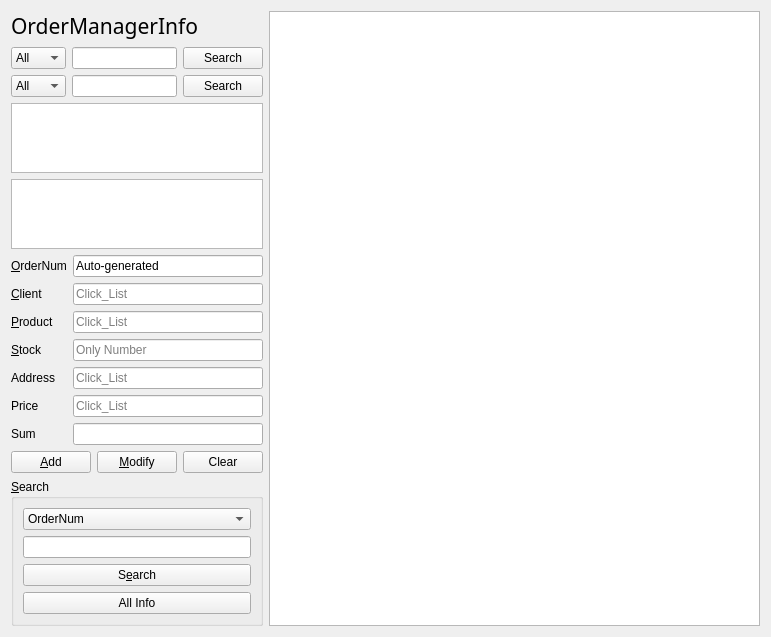
<?xml version="1.0" encoding="UTF-8"?>
<ui version="4.0">
 <class>OrderManagerForm</class>
 <widget class="QWidget" name="OrderManagerForm">
  <property name="geometry">
   <rect>
    <x>0</x>
    <y>0</y>
    <width>771</width>
    <height>610</height>
   </rect>
  </property>
  <property name="windowTitle">
   <string>Client Info</string>
  </property>
  <layout class="QHBoxLayout" name="horizontalLayout_6">
   <item>
    <layout class="QHBoxLayout" name="horizontalLayout_5" stretch="3,7">
     <item>
      <layout class="QVBoxLayout" name="verticalLayout_5">
       <item>
        <layout class="QHBoxLayout" name="horizontalLayout_3">
         <item>
          <widget class="QLabel" name="orderInfoLabel">
           <property name="font">
            <font>
             <family>휴먼매직체</family>
             <pointsize>16</pointsize>
            </font>
           </property>
           <property name="text">
            <string>OrderManagerInfo</string>
           </property>
          </widget>
         </item>
        </layout>
       </item>
       <item>
        <layout class="QVBoxLayout" name="verticalLayout_4">
         <item>
          <layout class="QHBoxLayout" name="horizontalLayout">
           <item>
            <widget class="QComboBox" name="clientComboBox">
             <property name="minimumSize">
              <size>
               <width>55</width>
               <height>0</height>
              </size>
             </property>
             <property name="maximumSize">
              <size>
               <width>55</width>
               <height>16777215</height>
              </size>
             </property>
             <item>
              <property name="text">
               <string>All</string>
              </property>
             </item>
             <item>
              <property name="text">
               <string>ClientID</string>
              </property>
             </item>
             <item>
              <property name="text">
               <string>Name</string>
              </property>
             </item>
             <item>
              <property name="text">
               <string>Address</string>
              </property>
             </item>
            </widget>
           </item>
           <item>
            <widget class="QLineEdit" name="clientLineEdit"/>
           </item>
           <item>
            <widget class="QPushButton" name="clientButton">
             <property name="maximumSize">
              <size>
               <width>130</width>
               <height>16777215</height>
              </size>
             </property>
             <property name="text">
              <string>Search</string>
             </property>
            </widget>
           </item>
          </layout>
         </item>
         <item>
          <layout class="QHBoxLayout" name="horizontalLayout_4">
           <item>
            <widget class="QComboBox" name="productComboBox">
             <property name="minimumSize">
              <size>
               <width>55</width>
               <height>0</height>
              </size>
             </property>
             <property name="maximumSize">
              <size>
               <width>55</width>
               <height>16777215</height>
              </size>
             </property>
             <item>
              <property name="text">
               <string>All</string>
              </property>
             </item>
             <item>
              <property name="text">
               <string>ProductID</string>
              </property>
             </item>
             <item>
              <property name="text">
               <string>Name</string>
              </property>
             </item>
            </widget>
           </item>
           <item>
            <widget class="QLineEdit" name="productLineEdit"/>
           </item>
           <item>
            <widget class="QPushButton" name="productButton">
             <property name="maximumSize">
              <size>
               <width>130</width>
               <height>16777215</height>
              </size>
             </property>
             <property name="text">
              <string>Search</string>
             </property>
            </widget>
           </item>
          </layout>
         </item>
        </layout>
       </item>
       <item>
        <layout class="QVBoxLayout" name="verticalLayout_3">
         <item>
          <widget class="QTreeView" name="clientTreeView">
           <property name="editTriggers">
            <set>QAbstractItemView::NoEditTriggers</set>
           </property>
           <property name="rootIsDecorated">
            <bool>false</bool>
           </property>
           <attribute name="headerVisible">
            <bool>true</bool>
           </attribute>
          </widget>
         </item>
         <item>
          <widget class="QTreeView" name="productTreeView">
           <property name="editTriggers">
            <set>QAbstractItemView::NoEditTriggers</set>
           </property>
           <property name="rootIsDecorated">
            <bool>false</bool>
           </property>
           <attribute name="headerVisible">
            <bool>true</bool>
           </attribute>
          </widget>
         </item>
        </layout>
       </item>
       <item>
        <layout class="QFormLayout" name="OrderformLayout">
         <item row="1" column="0">
          <widget class="QLabel" name="idLabel">
           <property name="text">
            <string>&amp;OrderNum</string>
           </property>
           <property name="buddy">
            <cstring>idLineEdit</cstring>
           </property>
          </widget>
         </item>
         <item row="1" column="1">
          <widget class="QLineEdit" name="idLineEdit">
           <property name="text">
            <string>Auto-generated</string>
           </property>
           <property name="readOnly">
            <bool>true</bool>
           </property>
           <property name="placeholderText">
            <string/>
           </property>
          </widget>
         </item>
         <item row="2" column="0">
          <widget class="QLabel" name="cIdLabel">
           <property name="text">
            <string>&amp;Client</string>
           </property>
           <property name="buddy">
            <cstring>clientLineEdit</cstring>
           </property>
          </widget>
         </item>
         <item row="2" column="1">
          <widget class="QLineEdit" name="cIdLineEdit">
           <property name="readOnly">
            <bool>true</bool>
           </property>
           <property name="placeholderText">
            <string>Click_List</string>
           </property>
          </widget>
         </item>
         <item row="4" column="0">
          <widget class="QLabel" name="pIdLabel">
           <property name="text">
            <string>&amp;Product</string>
           </property>
           <property name="buddy">
            <cstring>productLineEdit</cstring>
           </property>
          </widget>
         </item>
         <item row="4" column="1">
          <widget class="QLineEdit" name="pIdLineEdit">
           <property name="text">
            <string/>
           </property>
           <property name="readOnly">
            <bool>true</bool>
           </property>
           <property name="placeholderText">
            <string>Click_List</string>
           </property>
          </widget>
         </item>
         <item row="5" column="0">
          <widget class="QLabel" name="stockLabel">
           <property name="text">
            <string>&amp;Stock</string>
           </property>
           <property name="buddy">
            <cstring>stockLineEdit</cstring>
           </property>
          </widget>
         </item>
         <item row="5" column="1">
          <widget class="QLineEdit" name="stockLineEdit">
           <property name="inputMask">
            <string/>
           </property>
           <property name="cursorPosition">
            <number>0</number>
           </property>
           <property name="placeholderText">
            <string>Only Number</string>
           </property>
          </widget>
         </item>
         <item row="6" column="0">
          <widget class="QLabel" name="addressLabel">
           <property name="text">
            <string>Address</string>
           </property>
          </widget>
         </item>
         <item row="6" column="1">
          <widget class="QLineEdit" name="addressLineEdit">
           <property name="readOnly">
            <bool>true</bool>
           </property>
           <property name="placeholderText">
            <string>Click_List</string>
           </property>
          </widget>
         </item>
         <item row="7" column="0">
          <widget class="QLabel" name="priceLabel">
           <property name="text">
            <string>Price</string>
           </property>
          </widget>
         </item>
         <item row="7" column="1">
          <widget class="QLineEdit" name="priceLineEdit">
           <property name="readOnly">
            <bool>true</bool>
           </property>
           <property name="placeholderText">
            <string>Click_List</string>
           </property>
          </widget>
         </item>
         <item row="8" column="0">
          <widget class="QLabel" name="sumLabel">
           <property name="text">
            <string>Sum</string>
           </property>
          </widget>
         </item>
         <item row="8" column="1">
          <widget class="QLineEdit" name="sumLineEdit">
           <property name="readOnly">
            <bool>true</bool>
           </property>
          </widget>
         </item>
         <item row="11" column="0" colspan="2">
          <layout class="QHBoxLayout" name="horizontalLayout_2">
           <item>
            <widget class="QPushButton" name="addPushButton">
             <property name="text">
              <string>&amp;Add</string>
             </property>
            </widget>
           </item>
           <item>
            <widget class="QPushButton" name="modifyPushButton">
             <property name="text">
              <string>&amp;Modify</string>
             </property>
            </widget>
           </item>
           <item>
            <widget class="QPushButton" name="clearButton">
             <property name="text">
              <string>Clear</string>
             </property>
            </widget>
           </item>
          </layout>
         </item>
        </layout>
       </item>
       <item>
        <widget class="QGroupBox" name="groupBox">
         <property name="title">
          <string>&amp;Search</string>
         </property>
         <layout class="QVBoxLayout" name="verticalLayout">
          <item>
           <layout class="QVBoxLayout" name="verticalLayout_2">
            <item>
             <widget class="QComboBox" name="searchComboBox">
              <item>
               <property name="text">
                <string>OrderNum</string>
               </property>
              </item>
              <item>
               <property name="text">
                <string>Client (Name or ID)</string>
               </property>
              </item>
              <item>
               <property name="text">
                <string>Product (Name or ID)</string>
               </property>
              </item>
             </widget>
            </item>
            <item>
             <widget class="QLineEdit" name="searchLineEdit"/>
            </item>
            <item>
             <widget class="QPushButton" name="searchPushButton">
              <property name="text">
               <string>S&amp;earch</string>
              </property>
             </widget>
            </item>
            <item>
             <widget class="QPushButton" name="statePushButton">
              <property name="text">
               <string>All Info</string>
              </property>
             </widget>
            </item>
           </layout>
          </item>
         </layout>
        </widget>
       </item>
      </layout>
     </item>
     <item>
      <layout class="QVBoxLayout" name="treewidgetLayout" stretch="0">
       <item>
        <widget class="QTableView" name="orderTableView">
         <property name="editTriggers">
          <set>QAbstractItemView::NoEditTriggers</set>
         </property>
         <property name="alternatingRowColors">
          <bool>true</bool>
         </property>
         <property name="selectionBehavior">
          <enum>QAbstractItemView::SelectRows</enum>
         </property>
         <attribute name="horizontalHeaderStretchLastSection">
          <bool>true</bool>
         </attribute>
         <attribute name="verticalHeaderVisible">
          <bool>false</bool>
         </attribute>
        </widget>
       </item>
      </layout>
     </item>
    </layout>
   </item>
  </layout>
 </widget>
 <tabstops>
  <tabstop>clientLineEdit</tabstop>
  <tabstop>clientButton</tabstop>
  <tabstop>productLineEdit</tabstop>
  <tabstop>productButton</tabstop>
  <tabstop>clientTreeView</tabstop>
  <tabstop>productTreeView</tabstop>
  <tabstop>idLineEdit</tabstop>
  <tabstop>cIdLineEdit</tabstop>
  <tabstop>pIdLineEdit</tabstop>
  <tabstop>stockLineEdit</tabstop>
  <tabstop>addressLineEdit</tabstop>
  <tabstop>priceLineEdit</tabstop>
  <tabstop>sumLineEdit</tabstop>
  <tabstop>addPushButton</tabstop>
  <tabstop>modifyPushButton</tabstop>
  <tabstop>clearButton</tabstop>
  <tabstop>searchComboBox</tabstop>
  <tabstop>searchLineEdit</tabstop>
  <tabstop>searchPushButton</tabstop>
  <tabstop>statePushButton</tabstop>
  <tabstop>orderTableView</tabstop>
 </tabstops>
 <resources/>
 <connections/>
</ui>
